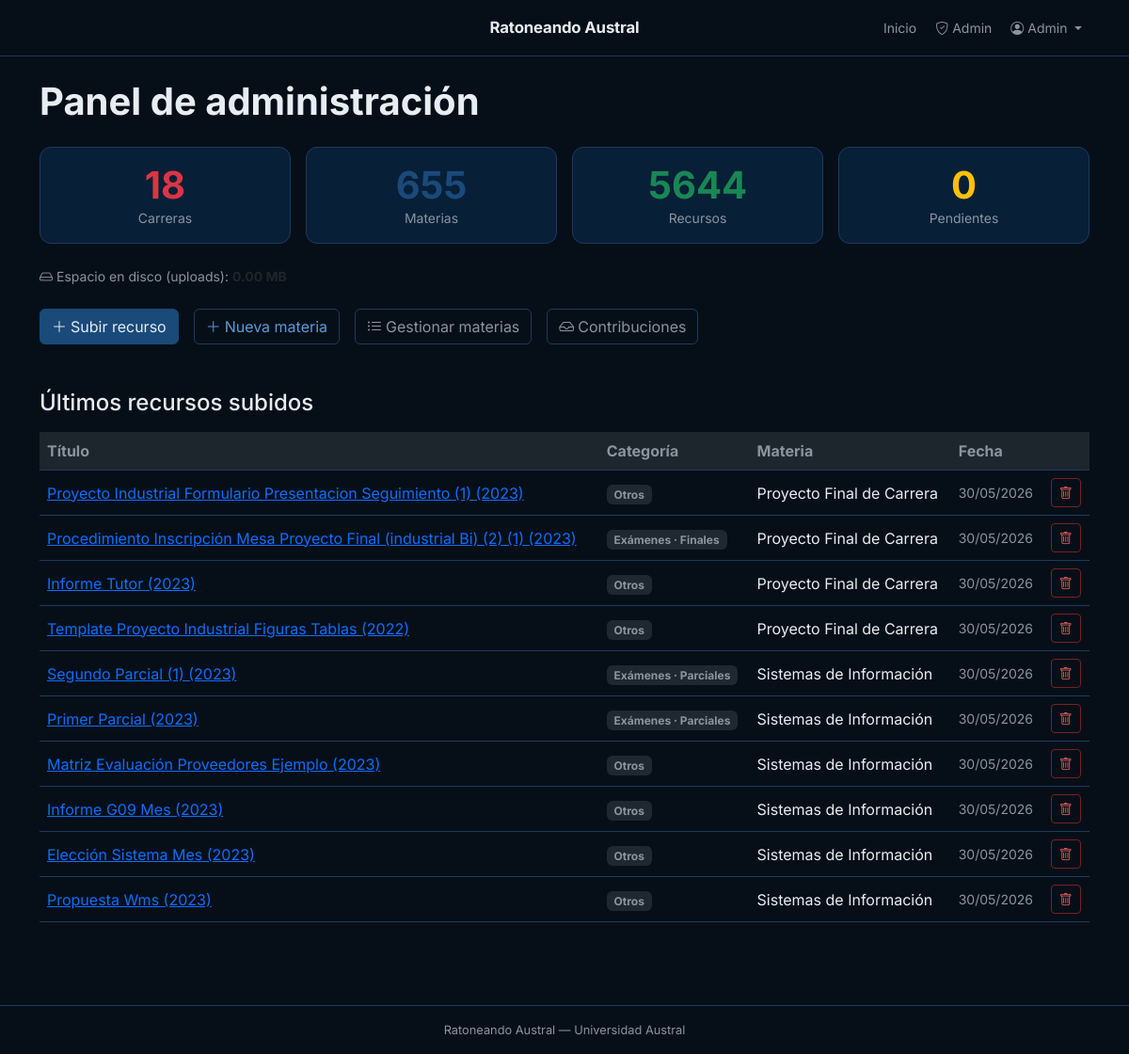
Page /admin/ (signed in) on the committed database.
### app/models.py (models this page shows, shortened)
class User(UserMixin, db.Model):
    __tablename__ = 'users'
    id = db.Column(db.Integer, primary_key=True)
    email = db.Column(db.String(120), unique=True, nullable=False)
    name = db.Column(db.String(100), nullable=False)
    password_hash = db.Column(db.String(256), nullable=False)
    is_admin = db.Column(db.Boolean, default=False, nullable=False)
    created_at = db.Column(db.DateTime, default=datetime.utcnow)
    comments = db.relationship('Comment', backref='author', lazy='dynamic')
    uploaded_resources = db.relationship('Resource', backref='uploader', lazy='dynamic')

class Category(db.Model):
    __tablename__ = 'categories'
    id = db.Column(db.Integer, primary_key=True)
    subject_id = db.Column(db.Integer, db.ForeignKey('subjects.id'), nullable=False)
    parent_id = db.Column(db.Integer, db.ForeignKey('categories.id'), nullable=True)
    name = db.Column(db.String(80), nullable=False)
    slug = db.Column(db.String(80), nullable=False)
    order = db.Column(db.Integer, default=0)
    subject = db.relationship('Subject', back_populates='categories')
    children = db.relationship(
        'Category',
        backref=db.backref('parent', remote_side=[id]),
        order_by='Category.order',
        cascade='all, delete-orphan',
    )
    resources = db.relationship(
        'Resource', back_populates='category',
        order_by='Resource.created_at.desc()',
    )
    __table_args__ = (
        db.UniqueConstraint('subject_id', 'slug', name='uq_category_subject_slug'),
    )

class Subject(db.Model):
    __tablename__ = 'subjects'
    id = db.Column(db.Integer, primary_key=True)
    name = db.Column(db.String(120), nullable=False)
    slug = db.Column(db.String(150), unique=True, nullable=False)
    description = db.Column(db.Text)
    created_at = db.Column(db.DateTime, default=datetime.utcnow)
    career_links = db.relationship(
        'CareerSubject', back_populates='subject',
        lazy='dynamic', cascade='all, delete-orphan'
    )
    categories = db.relationship(
        'Category', back_populates='subject',
        lazy='dynamic', cascade='all, delete-orphan'
    )
    resources = db.relationship(
        'Resource', backref='subject',
        lazy='dynamic', cascade='all, delete-orphan'
    )

### app/admin/routes.py (the view)
@admin_bp.route('/')
@admin_required
def dashboard():
    recent_resources = Resource.query.order_by(Resource.created_at.desc()).limit(10).all()
    return render_template(
        'admin/dashboard.html',
        careers_count=Career.query.count(),
        subjects_count=Subject.query.count(),
        resources_count=Resource.query.count(),
        contributions_count=Contribution.query.count(),
        recent_resources=recent_resources,
        uploads_size=_uploads_size(),
    )

### app/admin/routes.py (called while the page is built)
def admin_required(f):
    @wraps(f)
    @login_required
    def decorated(*args, **kwargs):
        if not current_user.is_admin:
            abort(403)
        return f(*args, **kwargs)
    return decorated

def _uploads_size():
    folder = current_app.config.get('UPLOAD_FOLDER', '')
    total = 0
    if os.path.isdir(folder):
        for dirpath, _, files in os.walk(folder):
            for f in files:
                try:
                    total += os.path.getsize(os.path.join(dirpath, f))
                except OSError:
                    pass
    if total >= 1 << 30:
        return f'{total / (1 << 30):.2f} GB'
    return f'{total / (1 << 20):.2f} MB'

### app/models.py (called while the page is built)
@login_manager.user_loader
def load_user(user_id):
    return db.session.get(User, int(user_id))

    @property
    def category_path(self):
        c = self.category
        if c is None:
            return ''
        if c.parent is not None:
            return f'{c.parent.name} · {c.name}'
        return c.name

### app/templates/admin/dashboard.html (shortened to what this page needs)
{% extends 'base.html' %}
{% block content %}
<div class="d-flex justify-content-between align-items-center mb-4">
  <h1 class="fw-bold mb-0">Panel de administración</h1>
</div>
<div class="row g-3 mb-4">
  <div class="col-sm-6 col-md-3">
    <div class="card text-center">
      <div class="card-body">
        <div class="display-6 fw-bold text-danger">{{ careers_count }}</div>
        <div class="text-muted small">Carreras</div>
      </div>
    </div>
  </div>
  <div class="col-sm-6 col-md-3">
    <div class="card text-center">
      <div class="card-body">
        <div class="display-6 fw-bold text-primary">{{ subjects_count }}</div>
        <div class="text-muted small">Materias</div>
      </div>
    </div>
  </div>
  <div class="col-sm-6 col-md-3">
    <div class="card text-center">
      <div class="card-body">
        <div class="display-6 fw-bold text-success">{{ resources_count }}</div>
        <div class="text-muted small">Recursos</div>
      </div>
    </div>
  </div>
  <div class="col-sm-6 col-md-3">
    <a href="{{ url_for('admin.list_contributions') }}" class="card text-center text-decoration-none
       {% if contributions_count > 0 %}border-warning border-2{% endif %}">
      <div class="card-body">
        <div class="display-6 fw-bold text-warning">{{ contributions_count }}</div>
        <div class="text-muted small">Pendientes</div>
      </div>
    </a>
  </div>
</div>
<p class="text-muted small mb-4">
  <i class="bi bi-hdd me-1"></i>Espacio en disco (uploads): <strong class="text-body">{{ uploads_size }}</strong>
</p>
<div class="row g-3 mb-5">
  <div class="col-auto">
    <a href="{{ url_for('admin.new_resource') }}" class="btn btn-primary">
      <i class="bi bi-plus-lg me-1"></i>Subir recurso
    </a>
  </div>
  <div class="col-auto">
    <a href="{{ url_for('admin.new_subject') }}" class="btn btn-outline-primary">
      <i class="bi bi-plus-lg me-1"></i>Nueva materia
    </a>
  </div>
  <div class="col-auto">
    <a href="{{ url_for('admin.list_subjects') }}" class="btn btn-outline-secondary">
      <i class="bi bi-list-ul me-1"></i>Gestionar materias
    </a>
  </div>
  <div class="col-auto">
    <a href="{{ url_for('admin.list_contributions') }}"
       class="btn {% if contributions_count > 0 %}btn-warning{% else %}btn-outline-secondary{% endif %}">
      <i class="bi bi-inbox me-1"></i>Contribuciones
    </a>
  </div>
</div>
<h4 class="mb-3">Últimos recursos subidos</h4>
{% if recent_resources %}
<div class="table-responsive">
  <table class="table table-hover align-middle">
    <thead class="table-light">
      <tr>
        <th>Título</th>
        <th>Categoría</th>
        <th>Materia</th>
        <th>Fecha</th>
        <th></th>
      </tr>
    </thead>
    <tbody>
      {% for r in recent_resources %}
      <tr>
        <td>
          <a href="{{ url_for('main.resource_view', resource_id=r.id) }}">{{ r.title }}</a>
        </td>
        <td><span class="badge bg-secondary">{{ r.category_path }}</span></td>
        <td>{{ r.subject.name }}</td>
        <td class="text-muted small">{{ r.created_at.strftime('%d/%m/%Y') }}</td>
        <td>
          <form method="POST" action="{{ url_for('admin.delete_resource', resource_id=r.id) }}"
                onsubmit="return confirm('¿Eliminar?')">
            <button class="btn btn-sm btn-outline-danger"><i class="bi bi-trash"></i></button>
          </form>
        </td>
      </tr>
      {% endfor %}
    </tbody>
  </table>
</div>
{% else %}
  <p class="text-muted">No hay recursos todavía.</p>
{% endif %}
{% endblock %}

### app/templates/base.html (shortened to what this page needs)
<!DOCTYPE html>
<html lang="es">
<head>
  <link rel="stylesheet" href="https://cdn.jsdelivr.net/npm/bootstrap@5.3.3/dist/css/bootstrap.min.css" />
  <link rel="stylesheet" href="https://cdn.jsdelivr.net/npm/bootstrap-icons@1.11.3/font/bootstrap-icons.min.css" />
  <link rel="stylesheet" href="{{ url_for('static', filename='css/main.css') }}" />
</head>
<body>
<nav class="navbar navbar-expand-lg navbar-dark">
  <div class="container position-relative">
    <a class="navbar-brand" href="{{ url_for('main.index') }}">
      Ratoneando Austral
    </a>
    <div class="collapse navbar-collapse justify-content-end" id="navMenu">
      <ul class="navbar-nav align-items-lg-center gap-1">
        {% if current_user.is_authenticated %}
          <li class="nav-item">
            <a class="nav-link" href="{{ url_for('main.index') }}">Inicio</a>
          </li>
          {% if current_user.is_admin %}
          <li class="nav-item">
            <a class="nav-link position-relative" href="{{ url_for('admin.dashboard') }}">
              <i class="bi bi-shield-check me-1"></i>Admin
            </a>
          </li>
          {% endif %}
          <li class="nav-item dropdown">
            <a class="nav-link dropdown-toggle" href="#" data-bs-toggle="dropdown" aria-expanded="false">
              <i class="bi bi-person-circle me-1"></i>{{ current_user.name.split()[0] }}
            </a>
          </li>
        {% endif %}
      </ul>
    </div>
  </div>
</nav>
<main class="container py-4">
  {% block content %}{% endblock %}
</main>
<footer class="border-top py-3 mt-5 text-center">
  Ratoneando Austral &mdash; Universidad Austral
</footer>
</body>
</html>

### app/static/css/main.css (style rules this page uses)
:root { --bg-main: #060F18; --bg-card: #081F38; --accent: #1A4A7A; --accent-hov: #1E5A94; --text-main: #E6EDF3; --text-sec: #8B949E; --border: #1E3A5F; --bs-body-bg: var(--bg-main); --bs-body-color: var(--text-main); --bs-body-font-family: 'Inter', system-ui, -apple-system, sans-serif; --bs-primary: var(--accent); --bs-primary-rgb: 26, 74, 122; --bs-link-color: #5B9BD5; --bs-link-hover-color: #7DB3E0; --bs-border-color: var(--border); --bs-card-bg: var(--bg-card); --bs-card-border-color: var(--border); --bs-card-cap-bg: var(--bg-card); --bs-secondary-bg: #0d2744; --bs-tertiary-bg: #0a1a2e; --bs-dropdown-bg: var(--bg-card); --bs-dropdown-border-color:var(--border); --bs-dropdown-color: var(--text-main); --bs-dropdown-link-color: var(--text-main); --bs-dropdown-link-hover-bg: rgba(26,74,122,0.3); --bs-dropdown-link-hover-color: var(--text-main); --bs-dropdown-divider-bg: var(--border); --bs-modal-bg: var(--bg-card); --bs-modal-header-border-color: var(--border); --bs-modal-footer-border-color: var(--border); --bs-modal-color: var(--text-main); --bs-list-group-bg: transparent; --bs-list-group-border-color: var(--border); --bs-list-group-color: var(--text-main); --bs-table-color: var(--text-main); --bs-table-border-color: var(--border); }
body { background-color: var(--bg-main); color: var(--text-main); }
.text-muted { color: var(--text-sec) !important; }
.navbar { background-color: var(--bg-main) !important; border-bottom: 1px solid var(--border); position: sticky; top: 0; z-index: 1030; padding: 0.7rem 0; }
.navbar-brand { position: absolute; left: 50%; transform: translateX(-50%); font-weight: 700; font-size: 1.05rem; color: var(--text-main) !important; letter-spacing: -0.01em; white-space: nowrap; text-decoration: none; }
.nav-link { color: var(--text-sec) !important; font-size: 0.875rem; transition: color 0.15s; }
.card { background-color: var(--bg-card); border: 1px solid var(--border); border-radius: 12px; color: var(--text-main); }
.btn-primary { --bs-btn-bg: var(--accent); --bs-btn-border-color: var(--accent); --bs-btn-hover-bg: var(--accent-hov); --bs-btn-hover-border-color: var(--accent-hov); --bs-btn-active-bg: var(--accent-hov); --bs-btn-color: var(--text-main); --bs-btn-hover-color: var(--text-main); }
.btn-outline-primary { --bs-btn-color: #5B9BD5; --bs-btn-border-color: var(--border); --bs-btn-hover-bg: var(--accent); --bs-btn-hover-border-color: var(--accent); --bs-btn-hover-color: var(--text-main); --bs-btn-active-bg: var(--accent); }
.btn-outline-secondary { --bs-btn-color: var(--text-sec); --bs-btn-border-color: var(--border); --bs-btn-hover-bg: rgba(255,255,255,0.07); --bs-btn-hover-color: var(--text-main); --bs-btn-hover-border-color: var(--border); }
.btn-outline-danger { --bs-btn-color: #e05c5c; --bs-btn-border-color: #7a2020; --bs-btn-hover-bg: rgba(220,53,69,0.15); --bs-btn-hover-color: #e05c5c; --bs-btn-hover-border-color: #7a2020; }
.table { --bs-table-color: var(--text-main); --bs-table-border-color: var(--border); }
.table > :not(caption) > * > * { background-color: transparent; border-bottom-color: var(--border); }
.table-light, thead.table-light tr, thead.table-light th { background-color: rgba(255,255,255,0.03) !important; color: var(--text-sec) !important; border-bottom-color: var(--border) !important; }
.badge.bg-secondary { background-color: rgba(255,255,255,0.1) !important; color: var(--text-sec); }
footer { border-top-color: var(--border) !important; color: var(--text-sec); font-size: 0.8rem; }

### rows in the picture
User: name "Admin"
Category: category_path "Otros" "Otros" "Otros"
Subject: subject.name "Proyecto Final de Carrera" "Proyecto Final de Carrera" "Proyecto Final de Carrera" "Proyecto Final de Carrera"
Category: category_path "Exámenes · Finales"
Category: category_path "Exámenes · Parciales" "Exámenes · Parciales"
Subject: subject.name "Sistemas de Información" "Sistemas de Información" "Sistemas de Información" "Sistemas de Información" "Sistemas de Información" "Sistemas de Información"
Category: category_path "Otros" "Otros" "Otros" "Otros"

### other values in the picture
{{ careers_count }} "18"
{{ subjects_count }} "655"
{{ resources_count }} "5644"
{{ contributions_count }} "0"
{{ uploads_size }} "0.00 MB"
{{ r.title }} "Proyecto Industrial Formulario Presentacion Seguimiento (1) (2023)" "Procedimiento Inscripción Mesa Proyecto Final (industrial Bi) (2) (1) (2023)" "Informe Tutor (2023)" "Template Proyecto Industrial Figuras Tablas (2022)" "Segundo Parcial (1) (2023)" "Primer Parcial (2023)" "Matriz Evaluación Proveedores Ejemplo (2023)" "Informe G09 Mes (2023)" "Elección Sistema Mes (2023)" "Propuesta Wms (2023)"
{{ r.created_at.strftime('%d/%m/%Y') }} "30/05/2026" "30/05/2026" "30/05/2026" "30/05/2026" "30/05/2026" "30/05/2026" "30/05/2026" "30/05/2026" "30/05/2026" "30/05/2026"
